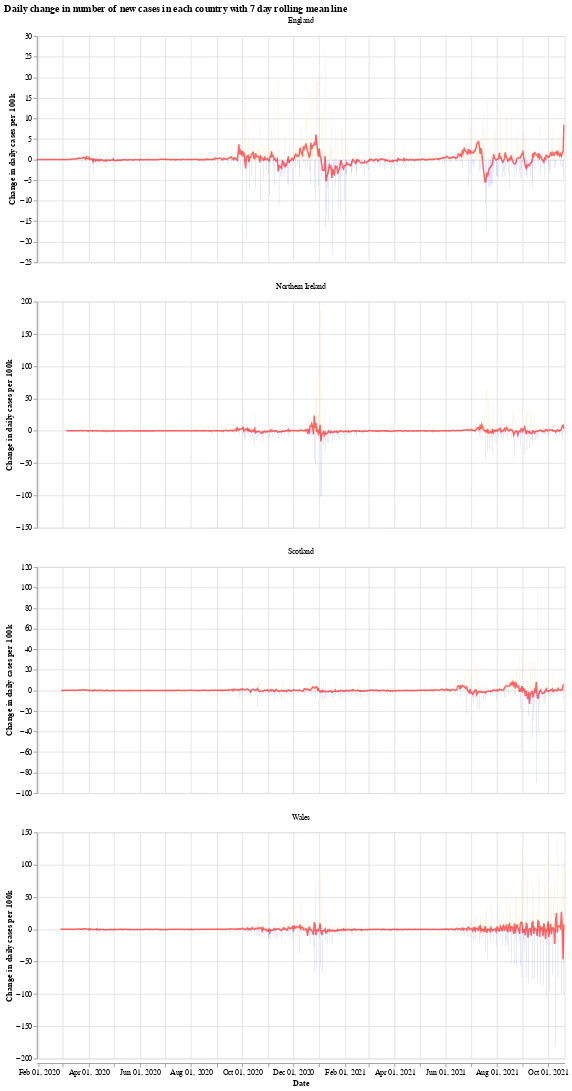

Notebook source saved alongside this figure:
### Markdown cell above
We will use the Python library `Altair` for visualising the data, see the [altair docs](https://altair-viz.github.io/) for more information.

First we have a graph which shows the daily change in the number of new cases for each country. This number jumps up and down all over the place, which is likely due to delay in reporting of new cases over the weekend. Another interesting thing is that it looks like the daily cases in Wales experienced a much shorter period of calm over the summer (calm in the sense of daily cases not jumping up and down).

The orange bars are days when the number of new cases (per 100k population) was more than the previous day, while the blue are days when the number of new cases dropped. The red line is the 7 day moving average. 

When the moving average line is below 0, it means that there is a consistent drop in new cases. We can see this clearly happening around the times that lockdowns were introduced (though, to varying degrees). I will update the graphs soon with a marker of when each lockdown started.

### Code cell
# collapse
import altair as alt

bars = alt.Chart(uk_cases).mark_bar().encode(
    x=alt.X("yearmonthdate(date):T", axis=alt.Axis(title='Date')),
    y=alt.Y("casesChangeRate:Q", axis=alt.Axis(title='Change in daily cases per 100k')),
    tooltip='casesChange',
    color=alt.condition(
        alt.datum.casesChangeRate > 0,
        alt.value("orange"),  # The positive color
        alt.value("blue")  # The negative color
    )
).properties(title='Daily change in number of new cases with 7 day rolling mean',width=700).interactive()

line = alt.Chart(uk_cases).mark_line(
    color='red',
    size=2,
    opacity=0.6
).transform_window(
    rolling_mean='mean(casesChangeRate)',
    frame=[0, 7],
    groupby=['areaName']
).encode(
    x='yearmonthdate(date):T',
    y='rolling_mean:Q'
)

alt.layer(bars, line, data=uk_cases).facet(alt.Column(
    'areaName', title=''), columns=1).resolve_scale(y='independent').properties(title='Daily change in number of new cases in each country with 7 day rolling mean line')

### Figure 1 — Vega-Lite specification as saved in the notebook (floating-point values rounded to 4 significant figures; data arrays with more than 128 entries replaced by an {"elided": "..."} marker saying what was removed)
{"config": {"view": {"continuousWidth": 400, "continuousHeight": 300}}, "data": {"name": "data-050a93c842a65df92e46a7d36fe6da97"}, "facet": {"type": "nominal", "field": "areaName", "title": ""}, "spec": {"layer": [{"mark": "bar", "encoding": {"color": {"condition": {"value": "orange", "test": "(datum.casesChangeRate > 0)"}, "value": "blue"}, "tooltip": {"type": "quantitative", "field": "casesChange"}, "x": {"type": "temporal", "axis": {"title": "Date"}, "field": "date", "timeUnit": "yearmonthdate"}, "y": {"type": "quantitative", "axis": {"title": "Change in daily cases per 100k"}, "field": "casesChangeRate"}}, "selection": {"selector001": {"type": "interval", "bind": "scales", "encodings": ["x", "y"]}}, "title": "Daily change in number of new cases with 7 day rolling mean", "width": 700}, {"mark": {"type": "line", "color": "red", "opacity": 0.6, "size": 2}, "encoding": {"x": {"type": "temporal", "field": "date", "timeUnit": "yearmonthdate"}, "y": {"type": "quantitative", "field": "rolling_mean"}}, "transform": [{"window": [{"op": "mean", "field": "casesChangeRate", "as": "rolling_mean"}], "frame": [0, 7], "groupby": ["areaName"]}]}]}, "columns": 1, "resolve": {"scale": {"y": "independent"}}, "title": "Daily change in number of new cases in each country with 7 day rolling mean line", "$schema": "https://vega.github.io/schema/vega-lite/v4.8.1.json", "datasets": {"data-050a93c842a65df92e46a7d36fe6da97": {"elided": "2428 records"}}}
